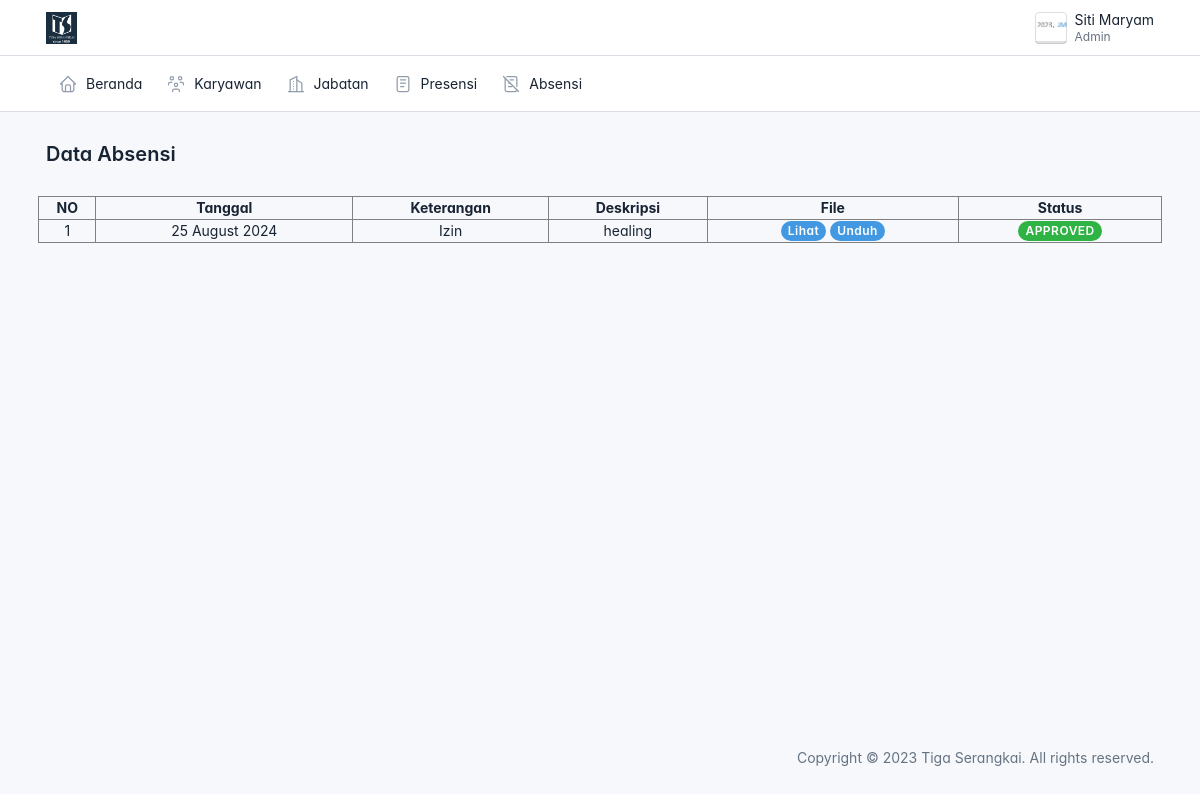
The app's page /admin/absensi/absensi.php (signed in) with its own data.
### tables this page shows
CREATE TABLE `karyawan` (
  `id` int(11) NOT NULL,
  `nik` varchar(15) NOT NULL,
  `nama` varchar(50) NOT NULL,
  `jenis_kelamin` varchar(10) NOT NULL,
  `alamat` varchar(255) NOT NULL,
  `no_hp` varchar(15) NOT NULL,
  `jabatan` varchar(50) NOT NULL,
  `foto` varchar(255) NOT NULL
);

CREATE TABLE `absensi` (
  `id` int(11) NOT NULL,
  `id_karyawan` int(11) NOT NULL,
  `keterangan` varchar(255) NOT NULL,
  `tanggal` date NOT NULL,
  `deskripsi` varchar(255) NOT NULL,
  `file` varchar(255) NOT NULL,
  `status_pengajuan` varchar(10) NOT NULL
);

### config.php (called while the page is built, shortened)
<?php
function base_url($url = null)
{
    $base_url = 'http://localhost/e-presensi';
    if ($url != null) {
        return $base_url . '/'. $url;
    } else {
        return $base_url;
    }
}
?>

### admin/absensi/absensi.php (the view, shortened to what this page needs)
<?php
$judul = "Data Absensi";
include('../layouts/header.php');
require_once('../../config.php');
$result = mysqli_query($connection, "SELECT*FROM absensi ORDER BY id DESC");
?>
<div class="page-body">
    <div class="container-xl">
    <div class="row row-deck row-cards">
    <table class="table-bordered">
    <tr class="text-center">
        <th>NO</th>
        <th>Tanggal</th>
        <th>Keterangan</th>
        <th>Deskripsi</th>
        <th>File</th>
        <th>Status</th>
    </tr>
    <?php if (mysqli_num_rows($result) === 0) { ?>
        <tr>
            <td colspan="7">Tidak ada data</td>
        </tr>
    <?php } else {?>
        <?php $no = 1;
        while($row = mysqli_fetch_array($result)) : ?>
            <tr class="text-center">
                <td><?= $no++; ?></td>
                <td><?= date('d F Y', strtotime($row['tanggal'])) ?></td>
                <td><?= $row['keterangan'] ?></td>
                <td><?= $row['deskripsi'] ?></td>
                <td>
                    <a target="_blank" href="<?= base_url('karyawan/absensi/file/' . $row['file']) ?>"
                        class="badge badge-pill bg-info">Lihat</a>
                    <a target="_blank" href="<?= base_url('karyawan/absensi/file/' . $row['file']) ?>"
                        download class="badge badge-pill bg-info">Unduh</a>
                </td>
                <td><?php if($row['status_pengajuan'] == 'PENDING') : ?>
                        <a class="badge badge-pill bg-warning" href="<?= base_url('admin/absensi/detail.php?id='. $row['id']) ?>">PENDING</a>
                    <?php elseif($row['status_pengajuan'] == 'APPROVED') : ?>
                        <a class="badge badge-pill bg-success" href="<?= base_url('admin/absensi/detail.php?id='. $row['id']) ?>">APPROVED</a>
                        <?php elseif($row['status_pengajuan'] == 'REJECTED') : ?>
                            <a class="badge badge-pill bg-danger" href="<?= base_url('admin/absensi/detail.php?id='. $row['id']) ?>">REJECTED</a>
                        <?php endif; ?>
                </td>
            </tr>
        <?php endwhile; ?>
    <?php } ?>
  </table>
    </div>
</div>
</div>
<?php include('../layouts/footer.php');?>

### admin/layouts/header.php (shortened to what this page needs)
<?php
global $judul;
require_once('../../config.php');
$connection = mysqli_connect($db_host, $db_user, $db_pass, $db_name);
$id = $_SESSION['id'];
$query = "SELECT nama, jabatan,foto FROM karyawan WHERE id = ?";
$stmt = mysqli_prepare($connection, $query);
mysqli_stmt_bind_param($stmt, 'i', $id);
mysqli_stmt_execute($stmt);
$result = mysqli_stmt_get_result($stmt);
if ($result && mysqli_num_rows($result) > 0) {
    $user = mysqli_fetch_assoc($result);
} else {
    $namaUser = "Nama tidak ditemukan";
    $jabatanUser = "Jabatan tidak ditemukan";
}
?>
<!doctype html>
<html lang="en">
  <head>
    <link href="<?= base_url('assets/css/tabler.min.css?1692870487') ?>" rel="stylesheet"/>
    <link href="<?= base_url('assets/css/tabler-vendors.min.css?1692870487') ?>" rel="stylesheet"/>
    <link href="<?= base_url('assets/css/demo.min.css?1692870487') ?>" rel="stylesheet"/>
  </head>
  <body >
    <div class="page">
      <header class="navbar navbar-expand-md d-print-none" >
        <div class="container-xl">
          <h1 class="navbar-brand navbar-brand-autodark d-none-navbar-horizontal pe-0 pe-md-3">
            <a href=".">
              <img src="<?= base_url('assets/img/logo.png')?>" width="110" height="32" alt="Tabler" class="navbar-brand-image">
            </a>
          </h1>
          <div class="navbar-nav flex-row order-md-last">
            <div class="nav-item dropdown">
              <a href="#" class="nav-link d-flex lh-1 text-reset p-0" data-bs-toggle="dropdown" aria-label="Open user menu">
                <span class="avatar avatar-sm" style="background-image: url('../../assets/img/foto_karyawan/<?= htmlspecialchars($user['foto']) ?>')"></span>
                <div class="d-none d-xl-block ps-2">
                <div><?= htmlspecialchars($user['nama']) ?></div>
                <div class="mt-1 small text-secondary"><?= htmlspecialchars($user['jabatan']) ?></div>
                </div>
              </a>
            </div>
          </div>
        </div>
      </header>
      <header class="navbar-expand-md">
        <div class="collapse navbar-collapse" id="navbar-menu">
          <div class="navbar">
            <div class="container-xl">
              <ul class="navbar-nav">
                <li class="nav-item">
                  <a class="nav-link" href="<?= base_url('admin/beranda/beranda.php') ?>" >
                    <span class="nav-link-icon d-md-none d-lg-inline-block">
                    </span>
                    <span class="nav-link-title">
                      Beranda
                    </span>
                  </a>
                </li>
                <li class="nav-item">
                  <a class="nav-link" href="<?= base_url('admin/karyawan/karyawan.php') ?>" >
                    <span class="nav-link-icon d-md-none d-lg-inline-block">
                    </span>
                    <span class="nav-link-title">
                      Karyawan
                    </span>
                  </a>
                </li>
                <li class="nav-item">
                  <a class="nav-link" href="<?= base_url('admin/jabatan/jabatan.php') ?>" >
                    <span class="nav-link-icon d-md-none d-lg-inline-block">
                    </span>
                    <span class="nav-link-title">
                      Jabatan
                    </span>
                  </a>
                </li>
                <li class="nav-item">
                  <a class="nav-link" href="<?= base_url('admin/presensi/rekap.php') ?>" >
                    <span class="nav-link-icon d-md-none d-lg-inline-block">
                    </span>
                    <span class="nav-link-title">
                      Presensi
                    </span>
                  </a>
                </li>
                <li class="nav-item">
                  <a class="nav-link" href="<?= base_url('admin/absensi/absensi.php') ?>" >
                    <span class="nav-link-icon d-md-none d-lg-inline-block">
                    </span>
                    <span class="nav-link-title">
                      Absensi
                    </span>
                  </a>
                </li>
              </ul>
            </div>
          </div>
        </div>
      </header>
      <div class="page-wrapper">
        <div class="page-header d-print-none">
          <div class="container-xl">
            <div class="row g-2 align-items-center">
              <div class="col">
                <h2 class="page-title">
                  <?= $judul ?>
                </h2>
              </div>
            </div>
          </div>
        </div>

### admin/layouts/header.php (style rules this page uses)
:root { --tblr-font-sans-serif: 'Inter Var', -apple-system, BlinkMacSystemFont, San Francisco, Segoe UI, Roboto, Helvetica Neue, sans-serif; }
body { font-feature-settings: "cv03", "cv04", "cv11"; }

### records on screen
karyawan: foto (picture), nama "Siti Maryam", jabatan "Admin"
absensi: tanggal "25 August 2024", keterangan "Izin", deskripsi "healing"

### other values on screen
$judul "Data Absensi"
